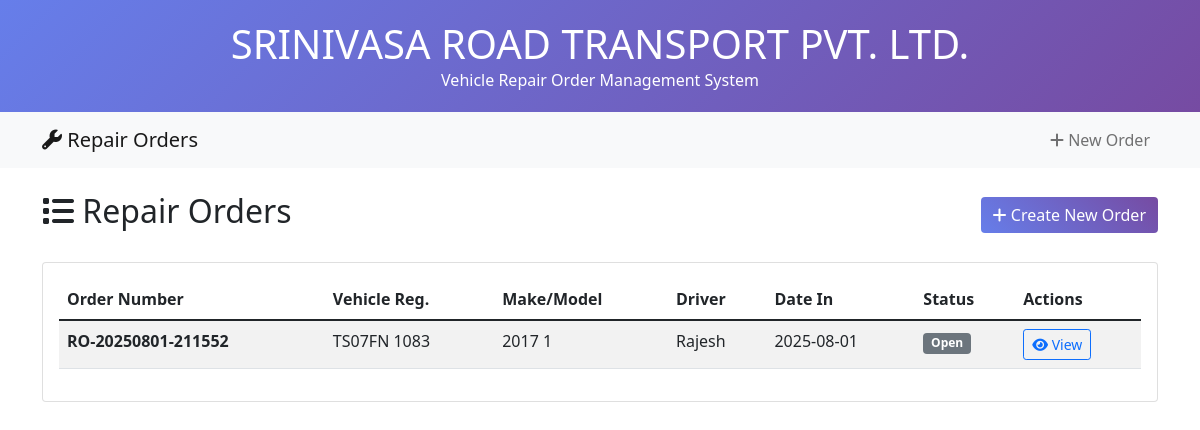
The page / on the database its author committed.
### tables this page shows
CREATE TABLE repair_orders (
        id INTEGER PRIMARY KEY AUTOINCREMENT,
        order_number TEXT UNIQUE,
        reg_number TEXT,
        vin_number TEXT,
        kms INTEGER,
        vehicle_in_date TEXT,
        vehicle_in_time TEXT,
        make TEXT,
        model TEXT,
        driver_name TEXT,
        phone_number TEXT,
        vehicle_came_from_site TEXT,
        site_incharge_name TEXT,
        driver_permanent TEXT,
        road_test_along TEXT,
        service_type TEXT,
        under_warranty TEXT,
        repair_estimation_cost REAL,
        expected_delivery_date TEXT,
        expected_delivery_time TEXT,
        allotted_technician TEXT,
        created_at TEXT,
        status TEXT DEFAULT 'Open'
    );

### app.py (the view)
@app.route('/')
def index():
    conn = sqlite3.connect('repair_orders.db')
    c = conn.cursor()
    c.execute('SELECT * FROM repair_orders ORDER BY created_at DESC')
    orders = c.fetchall()
    conn.close()
    return render_template('index.html', orders=orders)

### templates/index.html (shortened to what this page needs)
{% extends "base.html" %}
{% block content %}
<div class="d-flex justify-content-between align-items-center mb-4">
    <h2><i class="fas fa-list"></i> Repair Orders</h2>
    <a href="{{ url_for('create_order') }}" class="btn btn-custom">
        <i class="fas fa-plus"></i> Create New Order
    </a>
</div>
<div class="card">
    <div class="card-body">
        {% if orders %}
            <div class="table-responsive">
                <table class="table table-striped">
                    <thead>
                        <tr>
                            <th>Order Number</th>
                            <th>Vehicle Reg.</th>
                            <th>Make/Model</th>
                            <th>Driver</th>
                            <th>Date In</th>
                            <th>Status</th>
                            <th>Actions</th>
                        </tr>
                    </thead>
                    <tbody>
                        {% for order in orders %}
                        <tr>
                            <td><strong>{{ order[1] }}</strong></td>
                            <td>{{ order[2] }}</td>
                            <td>{{ order[7] }} {{ order[8] }}</td>
                            <td>{{ order[9] }}</td>
                            <td>{{ order[5] }}</td>
                            <td>
                                <span class="badge bg-{{ 'success' if order[22] == 'Completed' else 'warning' if order[22] == 'In Progress' else 'secondary' }}">
                                    {{ order[22] }}
                                </span>
                            </td>
                            <td>
                                <a href="{{ url_for('view_order', order_id=order[0]) }}" class="btn btn-sm btn-outline-primary">
                                    <i class="fas fa-eye"></i> View
                                </a>
                            </td>
                        </tr>
                        {% endfor %}
                    </tbody>
                </table>
            </div>
        {% endif %}
    </div>
</div>
{% endblock %}

### templates/base.html (style rules this page uses)
.btn-custom { background: linear-gradient(45deg, #667eea, #764ba2); border: none; color: white; }

### rows shown on the page
repair_orders: order_number "RO-20250801-211552", reg_number "TS07FN 1083", make "2017", model "1", driver_name "Rajesh", vehicle_in_date "2025-08-01", status "Open"
